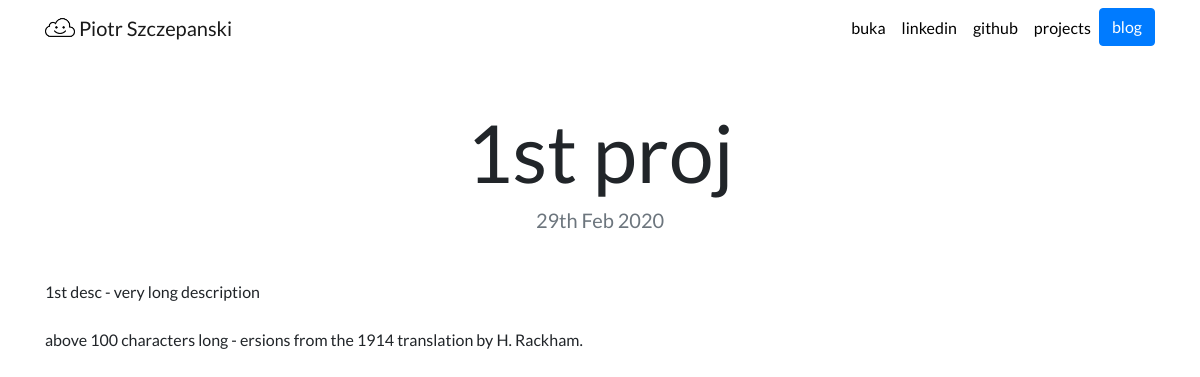
/projects/1/, run on the app's committed database.
### app_projects/models.py (models this page shows, shortened)
class Project(models.Model):
    title = models.CharField(max_length=100)
    description = models.CharField(max_length=250)
    image = models.ImageField(upload_to='app_projects/images/')
    date = models.DateField()
    url = models.URLField(blank=True)

### app_projects/views.py (the view)
# urls.py: path('<int:project_id>/', views.detail, name='detail'),
def detail(request, project_id):
    project = get_object_or_404(Project, pk=project_id)
    return render(request, 'app_proj_project/detail.html',{'project':project})

### app_projects/templates/app_proj_project/detail.html
{% extends "app_proj_root/base.html" %}
{% load static %}
{% block content %}
<h1 class="text-center mt-5" id="post-detail-title">{{ project.title }}</h1>
<h5 class="text-center text-muted mb-5">{{ project.date|date:'jS M Y' }}</h5>
{{ project.description|safe }}
{% endblock %}

### app_projects/static/app_proj_static_media/custom.css (style rules this page uses)
body { font-family: 'Lato', sans-serif; }
@media (min-width: 992px) { #post-detail-title { font-size: 5rem; } }

### data on the page
Project: title "1st proj", date "29th Feb 2020", description "1st desc - very long description above 100 characters long - ersions from the 1914 translation by H. Rackham."
